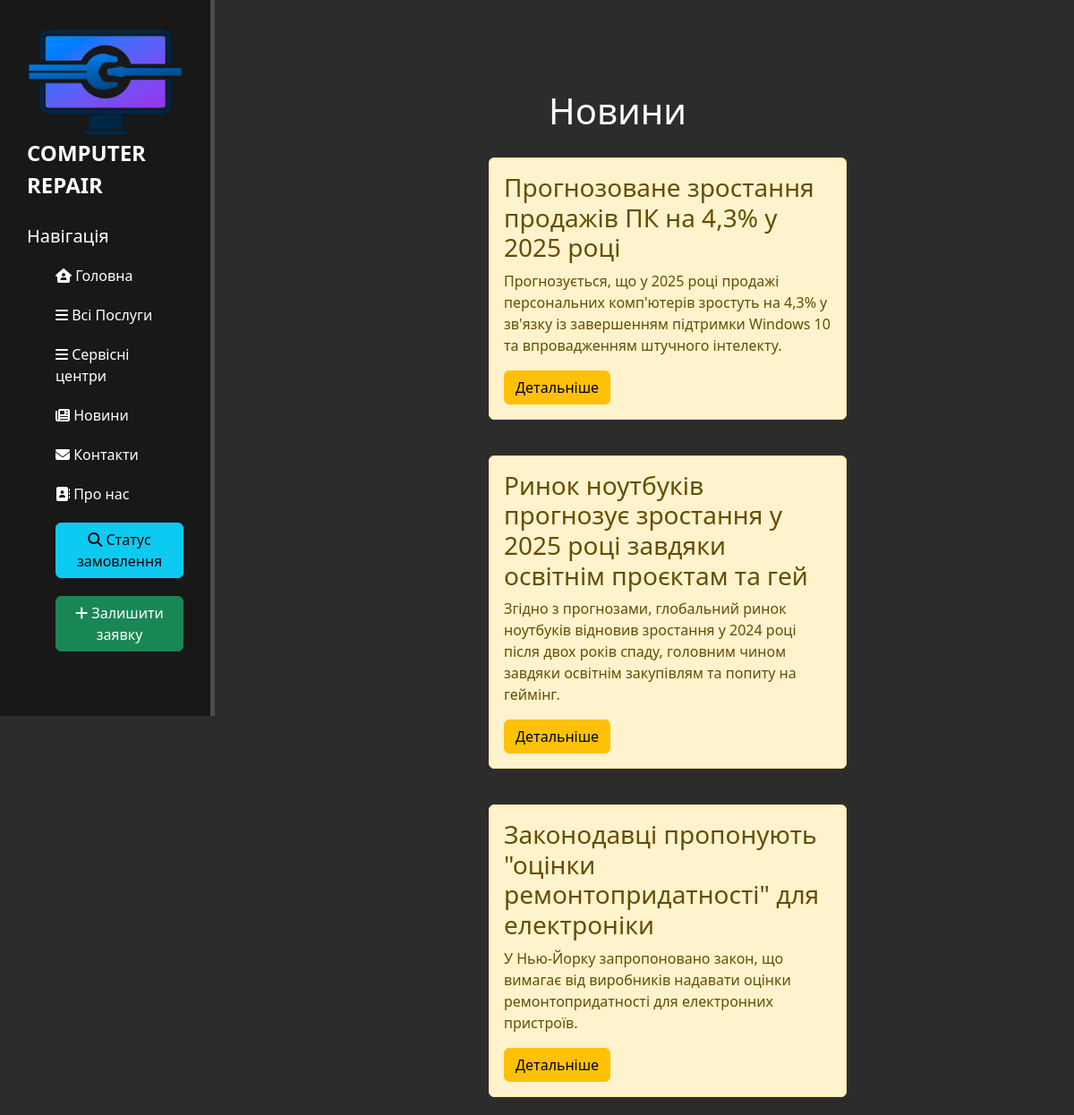
Page /news/ on the committed database.
### news/models.py (models this page shows, shortened)
class Artiles(models.Model):
    title = models.CharField('Назва', max_length=80)
    anons = models.CharField('Анонс', max_length=250)
    full_text = models.TextField('Стаття')
    date = models.DateTimeField('Дата публікації')
    class Meta:
        verbose_name = 'Новина'
        verbose_name_plural = 'Новини'

### news/views.py (the view)
# urls.py: path('', views.news_home, name='news_home'),
def news_home(request):
    news = Artiles.objects.order_by('-date')[:3]
    return render(request, 'news/news_home.html', {'news': news})

### news/templates/news/news_home.html (shortened to what this page needs)
{% extends 'main/layout.html' %}
{% block content %}
    <div class="features">
        <h1>Новини</h1>
    {% if news %}
        {% for el in news %}
            <div class="alert alert-warning">
                <h3>{{ el.title }}</h3>
                <p>{{ el.anons }}</p>
                <a href="{% url 'news-detail'  el.id %}" class="btn btn-warning">Детальніше</a>
            </div>
        {% endfor %}
    {% else %}
        <p> Тут немає записів!</p>
    {% endif %}
    </div>
  {% endblock %}

### main/static/main/css/main.css (style rules this page uses)
body { background: #2c2c2c; }
main .features { float: left; color: #fff; margin-top: 100px; text-align: center; width: 75%; }
.alert-warning { float: left; clear: both; width: 400px; margin: 20px 34%; text-align: left; }

### main/templates/main/layout.html (style rules this page uses)
a { text-decoration: none; }

### rows in the picture
Artiles: title "Прогнозоване зростання продажів ПК на 4,3% у 2025 році", anons "Прогнозується, що у 2025 році продажі персональних комп'ютерів зростуть на 4,3% у зв'язку із завершенням підтримки Windows 10 та впровадженням штучного інтелекту."
Artiles: title "Ринок ноутбуків прогнозує зростання у 2025 році завдяки освітнім проєктам та гей", anons "Згідно з прогнозами, глобальний ринок ноутбуків відновив зростання у 2024 році після двох років спаду, головним чином завдяки освітнім закупівлям та попиту на геймінг."
Artiles: title "Законодавці пропонують \"оцінки ремонтопридатності\" для електроніки", anons "У Нью-Йорку запропоновано закон, що вимагає від виробників надавати оцінки ремонтопридатності для електронних пристроїв."
